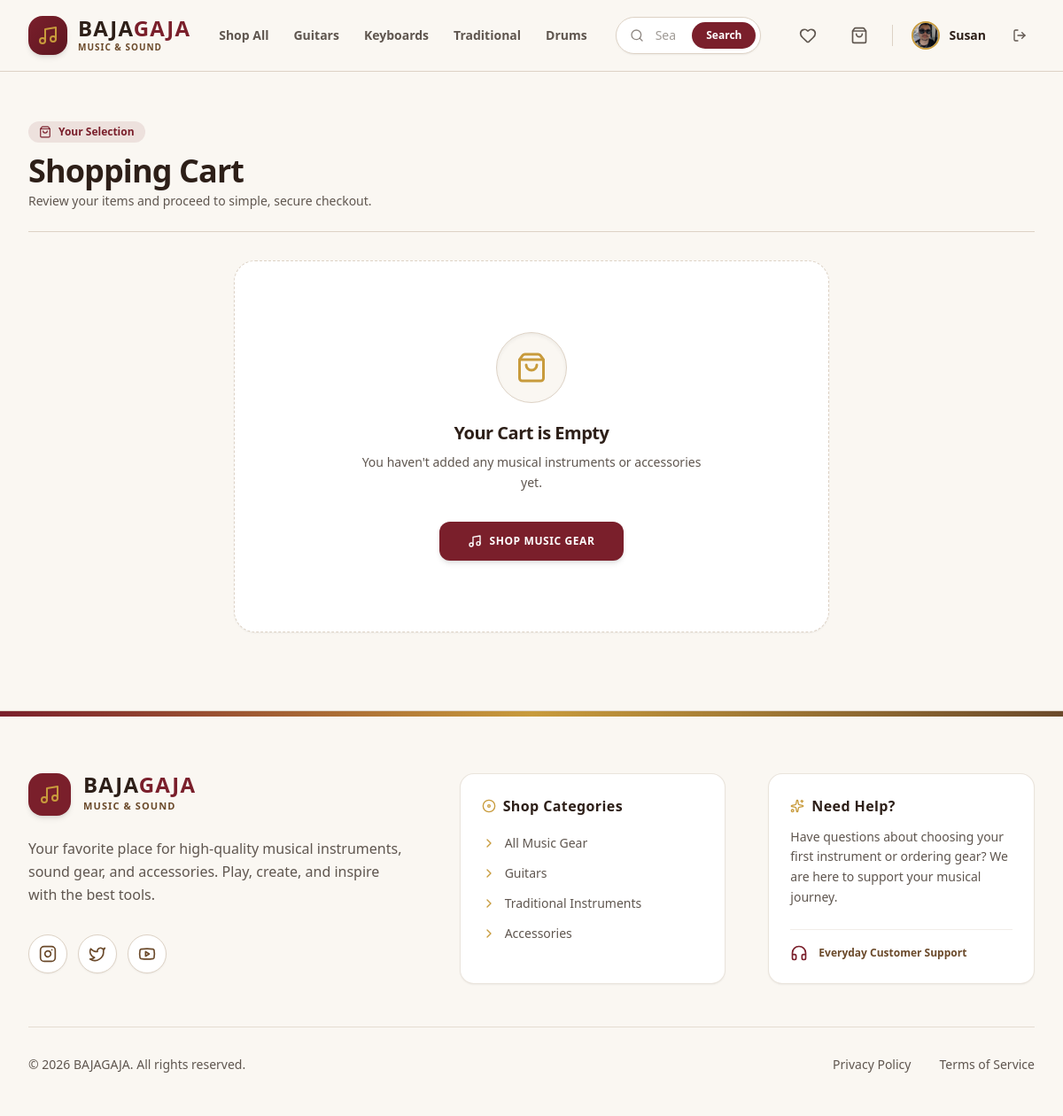
/cart/ (signed in), run on an earlier commit of the app's database.
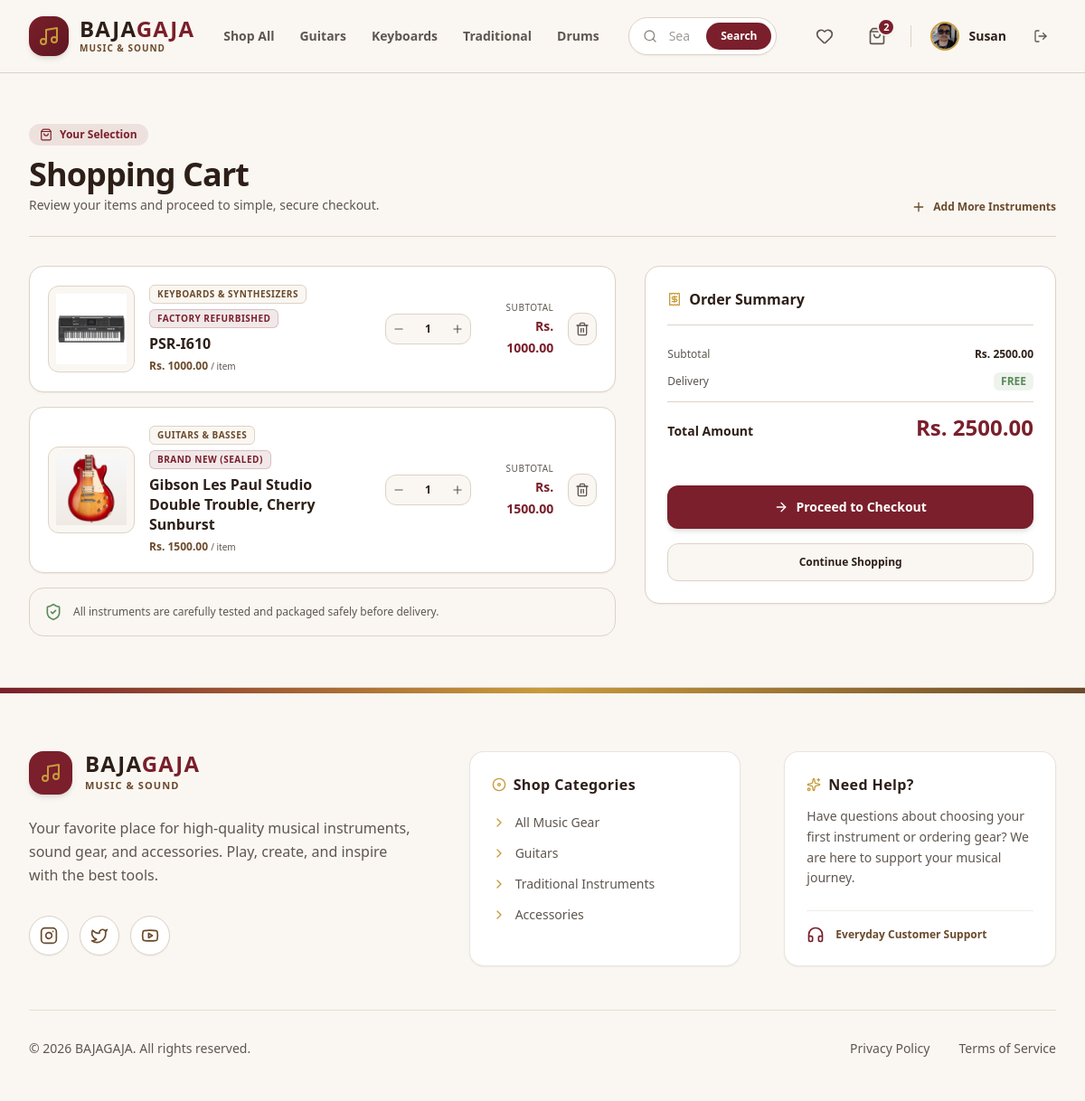
And on a later commit of the database.
### bg_app/models.py (models this page shows, shortened)
class User(AbstractUser):
    phone = models.CharField(max_length=20, blank=True)
    address = models.TextField(blank=True)
    profile_picture = models.ImageField(upload_to='images/user/', blank=True, null=True)

class Cart(models.Model):
    customer = models.OneToOneField(User, on_delete=models.CASCADE, related_name='cart')

class CartItem(models.Model):
    cart = models.ForeignKey(Cart, on_delete=models.CASCADE, related_name='items')
    product = models.ForeignKey(Product, on_delete=models.CASCADE)
    quantity = models.PositiveIntegerField(default=1)
    @property
    def total_price(self):
        return self.product.price * self.quantity

class Product(models.Model):
    class Category(models.TextChoices):
        GUITARS = 'guitars', 'Guitars & Basses'
        KEYBOARDS = 'keyboards', 'Keyboards & Synthesizers'
        DRUMS = 'drums', 'Drums & Percussion'
        TRADITIONAL = 'traditional', 'Traditional & Folk'
        WIND = 'wind', 'Wind & Brass'
        STUDIO = 'studio', 'Studio & Recording'
        AMPS_EFFECTS = 'amps_effects', 'Amps & Effect Pedals'
        ACCESSORIES = 'accessories', 'Accessories & Cables'
    class Condition(models.TextChoices):
        NEW = 'new', 'Brand New (Sealed)'
        REFURBISHED = 'refurbished', 'Factory Refurbished'
        USED = 'used', 'Pre-Owned / Good'
    brand = models.ForeignKey(Brand, on_delete=models.SET_NULL, null=True, related_name='products')
    name = models.CharField(max_length=255)
    category = models.CharField(max_length=20, choices=Category.choices)
    condition = models.CharField(max_length=20, choices=Condition.choices, default=Condition.NEW)
    description = models.TextField()
    price = models.DecimalField(max_digits=10, decimal_places=2)
    stock = models.PositiveIntegerField(default=0)
    product_image = models.ImageField(upload_to='images/products/')
    sku = models.CharField(max_length=100, unique=True, blank=True, null=True)
    is_active = models.BooleanField(default=True)
    created_at = models.DateTimeField(auto_now_add=True)

### bg_app/views/cart_view.py (the view)
# urls.py: path('cart/', cart_view, name='cart'),
@login_required
def cart_view(request):
    cart, created = Cart.objects.get_or_create(customer=request.user)
    cart_items = cart.items.all()
    total_price = sum(item.total_price for item in cart_items)
    return render(request, 'main/cart_page.html', {'cart_items': cart_items, 'total_price': total_price})

### bg_app/templates/main/cart_page.html (shortened to what the changed rows need)
<!DOCTYPE html>
<html lang="en">
<head>
    {% load static %}
    <link href="{% static 'css/styles.css' %}" rel="stylesheet" />
</head>
<body class="bg-[#FAF7F2] text-[#5F564F] font-sans min-h-screen flex flex-col selection:bg-[#7A1F2B] selection:text-white">
    {% include 'components/_navbar.html' %}
    <main class="flex-grow max-w-7xl w-full mx-auto px-4 sm:px-6 lg:px-8 py-8 lg:py-14">
        <div class="mb-8 border-b border-[#DDD2C5] pb-6 flex flex-col sm:flex-row sm:items-end justify-between gap-4">
            <div>
                <div class="inline-flex items-center gap-2 px-3 py-1 rounded-full bg-[#7A1F2B]/10 text-[#7A1F2B] text-xs font-semibold mb-3">
                </div>
                <h1 class="text-3xl lg:text-4xl font-extrabold text-[#2D1F18] tracking-tight">Shopping Cart</h1>
                <p class="text-sm text-[#5F564F] mt-1">Review your items and proceed to simple, secure checkout.</p>
            </div>
            {% if cart_items %}
            <a href="/products/" class="inline-flex items-center gap-2 text-xs font-bold text-[#6B4A2B] hover:text-[#7A1F2B] transition-colors">
                <i data-lucide="plus" class="w-4 h-4"></i>
                Add More Instruments
            </a>
            {% endif %}
        </div>
        {% if cart_items %}
            <div class="grid grid-cols-1 lg:grid-cols-12 gap-8 items-start">
                <div class="lg:col-span-7 xl:col-span-8 space-y-4">
                    {% for item in cart_items %}
                        <div class="bg-white border border-[#DDD2C5] rounded-2xl p-4 sm:p-5 flex flex-col sm:flex-row items-center justify-between gap-5 shadow-sm hover:border-[#C89B3C] transition-all">
                            <div class="flex flex-col sm:flex-row items-center gap-4 w-full sm:w-auto">
                                <div class="w-24 h-24 bg-[#FAF7F2] border border-[#DDD2C5] rounded-xl overflow-hidden flex items-center justify-center p-2 shrink-0 relative group">
                                    {% if item.product.product_image %}
                                        <img src="{{ item.product.product_image.url }}" alt="{{ item.product.name }}" class="max-w-full max-h-full object-contain group-hover:scale-105 transition-transform duration-300">
                                    {% else %}
                                        <i data-lucide="music" class="w-8 h-8 text-[#C89B3C]"></i>
                                    {% endif %}
                                </div>
                                <div class="space-y-1.5 text-center sm:text-left flex-1">
                                    <div class="flex flex-wrap items-center justify-center sm:justify-start gap-1.5">
                                        <span class="text-[10px] font-bold text-[#6B4A2B] bg-[#FAF7F2] border border-[#DDD2C5] px-2 py-0.5 rounded-md uppercase tracking-wider">
                                            {{ item.product.get_category_display }}
                                        </span>
                                        <span class="text-[10px] font-bold text-[#7A1F2B] bg-[#7A1F2B]/10 border border-[#7A1F2B]/20 px-2 py-0.5 rounded-md uppercase tracking-wider">
                                            {{ item.product.get_condition_display }}
                                        </span>
                                    </div>
                                    <h3 class="font-bold text-[#2D1F18] text-base leading-snug line-clamp-1">
                                        {{ item.product.name }}
                                    </h3>
                                    <p class="text-xs font-bold text-[#6B4A2B]">
                                        Rs. {{ item.product.price|floatformat:2 }} <span class="text-[10px] font-normal text-[#5F564F]">/ item</span>
                                    </p>
                                </div>
                            </div>
                            <div class="flex items-center justify-between sm:justify-end gap-6 w-full sm:w-auto border-t sm:border-t-0 border-[#DDD2C5] pt-4 sm:pt-0">
                                <div class="flex items-center border border-[#DDD2C5] rounded-xl overflow-hidden bg-[#FAF7F2]">
                                    <a href="/cart/decrease/{{ item.product.id }}/" class="w-8 h-8 flex items-center justify-center text-[#5F564F] hover:text-[#7A1F2B] hover:bg-white transition-colors">
                                        <i data-lucide="minus" class="w-3.5 h-3.5"></i>
                                    </a>
                                    <span class="w-10 text-center font-bold text-xs text-[#2D1F18]">
                                        {{ item.quantity }}
                                    </span>
                                    <a href="/cart/increase/{{ item.product.id }}/" class="w-8 h-8 flex items-center justify-center text-[#5F564F] hover:text-[#7A1F2B] hover:bg-white transition-colors">
                                        <i data-lucide="plus" class="w-3.5 h-3.5"></i>
                                    </a>
                                </div>
                                <div class="flex items-center gap-4">
                                    <div class="text-right">
                                        <span class="text-[10px] font-medium text-[#5F564F] block uppercase tracking-wider">Subtotal</span>
                                        <span class="text-sm font-extrabold text-[#7A1F2B]">Rs. {{ item.total_price|floatformat:2 }}</span>
                                    </div>
                                    <a href="/cart/remove/{{ item.product.id }}/" class="w-9 h-9 bg-[#FAF7F2] hover:bg-[#B4473A]/10 border border-[#DDD2C5] hover:border-[#B4473A]/30 text-[#5F564F] hover:text-[#B4473A] rounded-xl transition-all flex items-center justify-center">
                                        <i data-lucide="trash-2" class="w-4 h-4"></i>
                                    </a>
                                </div>
                            </div>
                        </div>
                    {% endfor %}
                    <div class="bg-[#FAF7F2] border border-[#DDD2C5] rounded-2xl p-4 flex items-center gap-3 text-xs text-[#5F564F]">
                        <i data-lucide="shield-check" class="w-5 h-5 text-[#5B8A5A] shrink-0"></i>
                        <span>All instruments are carefully tested and packaged safely before delivery.</span>
                    </div>
                </div>
                <div class="lg:col-span-5 xl:col-span-4 bg-white border border-[#DDD2C5] rounded-2xl p-6 space-y-6 lg:sticky lg:top-24 shadow-sm">
                    <div class="border-b border-[#DDD2C5] pb-4">
                        <h2 class="text-base font-bold text-[#2D1F18] flex items-center gap-2">
                            <i data-lucide="receipt" class="w-4 h-4 text-[#C89B3C]"></i>
                            Order Summary
                        </h2>
                    </div>
                    <div class="space-y-3">
                        <div class="flex justify-between items-center text-xs">
                            <span class="text-[#5F564F]">Subtotal</span>
                            <span class="font-bold text-[#2D1F18]">Rs. {{ total_price|floatformat:2 }}</span>
                        </div>
                        <div class="flex justify-between items-center text-xs">
                            <span class="text-[#5F564F]">Delivery</span>
                            <span class="font-bold text-[#5B8A5A] bg-[#5B8A5A]/10 px-2 py-0.5 rounded-md">FREE</span>
                        </div>
                        <div class="border-t border-[#DDD2C5] pt-3 flex justify-between items-baseline">
                            <span class="text-sm font-bold text-[#2D1F18]">Total Amount</span>
                            <span class="text-2xl font-black text-[#7A1F2B]">Rs. {{ total_price|floatformat:2 }}</span>
                        </div>
                    </div>
                    <form method="POST" action="/payment/initiate/" class="space-y-4 pt-2">
                        <button type="button" id="action_button" class="w-full bg-[#7A1F2B] hover:bg-[#5E1721] text-white font-bold py-3.5 px-6 rounded-xl text-sm transition-all flex items-center justify-center gap-2 shadow-md hover:shadow-lg cursor-pointer">
                            <i data-lucide="arrow-right" class="w-4 h-4"></i>
                            <span id="button_text">Proceed to Checkout</span>
                        </button>
                        <a href="/products/" class="w-full bg-[#FAF7F2] hover:bg-[#DDD2C5]/30 text-[#2D1F18] font-semibold py-3 px-6 rounded-xl text-xs transition-all flex items-center justify-center gap-2 border border-[#DDD2C5]">
                            Continue Shopping
                        </a>
                    </form>
                </div>
            </div>
        {% else %}
            <div class="flex flex-col items-center justify-center text-center py-20 px-4 border border-dashed border-[#DDD2C5] rounded-3xl bg-white max-w-2xl mx-auto my-8 shadow-sm">
                <div class="w-20 h-20 bg-[#FAF7F2] rounded-full flex items-center justify-center border border-[#DDD2C5] mb-5 shadow-inner">
                    <i data-lucide="shopping-bag" class="w-9 h-9 text-[#C89B3C]"></i>
                </div>
                <h3 class="text-[#2D1F18] font-bold text-xl tracking-tight">Your Cart is Empty</h3>
                <p class="text-sm text-[#5F564F] mt-2 max-w-sm leading-relaxed mb-8">You haven't added any musical instruments or accessories yet.</p>
                <a href="/products/" class="bg-[#7A1F2B] hover:bg-[#5E1721] text-white font-bold px-8 py-3.5 rounded-xl text-xs uppercase tracking-wider transition-all flex items-center gap-2 shadow-md hover:shadow-lg">
                    <i data-lucide="music" class="w-4 h-4"></i>
                    Shop Music Gear
                </a>
            </div>
        {% endif %}
    </main>
</body>
</html>

### bg_app/templates/components/_navbar.html (shortened to what the changed rows need)
<header class="sticky top-0 z-50 bg-[#FAF7F2]/95 backdrop-blur-lg border-b border-[#DDD2C5] font-sans">
  <div class="max-w-7xl mx-auto px-4 sm:px-6 lg:px-8">
    <div class="flex items-center justify-between h-20 gap-4 lg:gap-8">
      <div class="flex items-center gap-3 sm:gap-4">
        {% if user.is_authenticated and not user.is_staff %}
          <a href="/cart/" class="p-2.5 text-[#5F564F] hover:text-[#7A1F2B] hover:bg-[#FFFFFF] rounded-full border border-transparent hover:border-[#DDD2C5] transition-all relative shadow-none hover:shadow-sm" title="Shopping Cart">
            <i data-lucide="shopping-bag" class="w-5 h-5"></i>
            {% if user.is_authenticated and user.cart.items.exists %}
              <span class="absolute top-0 right-0 w-5 h-5 bg-[#7A1F2B] text-[#FFFFFF] text-[11px] font-bold rounded-full flex items-center justify-center border-2 border-[#FAF7F2] shadow-sm">
                {{ user.cart.items.count }}
              </span>
            {% endif %}
          </a>
        {% endif %}
        {% if user.is_authenticated %}
          <div class="flex items-center gap-2">
            <a href="/profile/" class="flex items-center gap-2.5 group p-1 pr-3 rounded-full hover:bg-[#FFFFFF] transition-all border border-transparent hover:border-[#DDD2C5]">
              {% if user.profile_picture %}
                <img src="{{ user.profile_picture.url }}" alt="Profile" class="w-8 h-8 rounded-full object-cover border-2 border-[#C89B3C]">
              {% else %}
                <div class="w-8 h-8 rounded-full bg-[#FAF7F2] border-2 border-[#C89B3C] flex items-center justify-center text-[#7A1F2B]">
                  <i data-lucide="user" class="w-4 h-4"></i>
                </div>
              {% endif %}
              <span class="text-sm font-semibold hidden lg:block text-[#2D1F18] group-hover:text-[#7A1F2B] transition-colors">{{ user.username }}</span>
            </a>
            <form action="/logout/" method="POST" class="inline">
              <button type="submit" class="p-2 text-[#5F564F] hover:text-[#B4473A] hover:bg-[#FFFFFF] rounded-full border border-transparent hover:border-[#DDD2C5] transition-colors" title="Log Out">
                <i data-lucide="log-out" class="w-4 h-4"></i>
              </button>
            </form>
          </div>
        {% endif %}
      </div>
    </div>
  </div>
</header>

What changed in the data, as far as the page shows it:
shown differently, row unchanged: User "Susan": cart.items.count (not shown) → "2"
added CartItem: product.product_image (picture), product.category "KEYBOARDS & SYNTHESIZERS", product.condition "FACTORY REFURBISHED", product.name "PSR-I610", product.price "1000.00", quantity "1", total_price "1000.00"
added CartItem: product.product_image (picture), product.category "GUITARS & BASSES", product.condition "BRAND NEW (SEALED)", product.name "Gibson Les Paul Studio Double Trouble, Cherry Sunburst", product.price "1500.00", quantity "1", total_price "1500.00"
Also different on the page:
{{ total_price|floatformat:2 }}: (not shown) → "2500.00"
text no longer shown: "Your Cart is Empty You haven't added any musical instruments or accessories yet. SHOP MUSIC GEAR"
text now shown: "Add More Instruments All instruments are carefully tested and packaged safely before delivery. Order Summary Subtotal Rs. Delivery FREE Total Amount Rs. Proceed to Checkout Continue Shopping"
